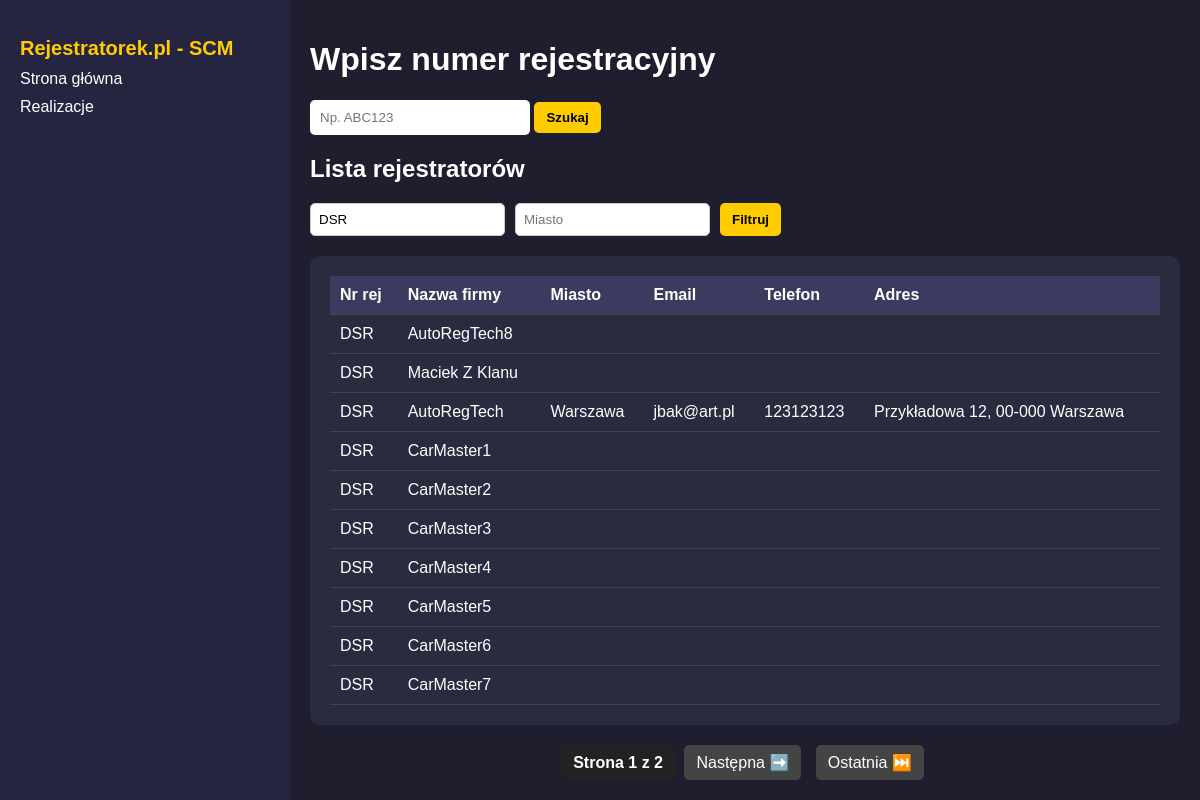
The page /sprawdz/?q=DSR on the database its author committed.
### rej_app/models.py (models this page shows, shortened)
class Rejestrator(models.Model):
    numer_rejestracyjny = models.CharField(max_length=50)
    rejestrator = models.CharField(max_length=100)
    miasto = models.CharField(max_length=100)
    email = models.CharField(max_length=500)
    telefon = models.CharField(max_length=100)
    adres = models.CharField(max_length=300)

### rej_app/views.py (the view)
# urls.py: path('sprawdz/', sprawdz_formularz, name='sprawdz_formularz'),
def sprawdz_formularz(request):
    nr_query = request.GET.get("q", "").upper().strip()
    miasto_query = request.GET.get("city", "").strip().title()
    rejestratorzy = Rejestrator.objects.all().order_by("numer_rejestracyjny")
    if nr_query or miasto_query:
        filters = Q()
        if nr_query:
            filters &= Q(numer_rejestracyjny__startswith=nr_query)
        if miasto_query:
            filters &= (
                Q(miasto__iexact=miasto_query) |
                Q(adres__icontains=miasto_query)
            )
        rejestratorzy = rejestratorzy.filter(filters)
    paginator = Paginator(rejestratorzy, 10)
    page_number = request.GET.get("page")
    rejestratorzy_page = paginator.get_page(page_number)
    if request.method == "POST":
        numer = request.POST.get("numer_rejestracyjny")
        return redirect("sprawdz_wynik", numer=numer)
    return render(
        request,
        "formularz.html",
        {
            "rejestratorzy": rejestratorzy_page,
            "query": nr_query,
            "miasto_query": miasto_query,
        }
    )

### rej_app/templates/formularz.html (shortened to what this page needs)
{% load static %}
<!DOCTYPE html>
<html lang="pl">
<head>
    <link rel="stylesheet" href="{% static 'css/style.css' %}">
</head>
<body>
    <div class="container">
        <div class="sidebar">
            <h2>Rejestratorek.pl - SCM</h2>
            <a href="{% url 'sprawdz_formularz' %}">Strona główna</a>
            <a href="{% url 'realizacje_lista' %}">Realizacje</a>
        </div>
        <div class="content">
            <h1>Wpisz numer rejestracyjny</h1>
            <form method="post" class="search-bar">
                <input type="text" name="numer_rejestracyjny" placeholder="Np. ABC123" required>
                <button type="submit" class="button-search">Szukaj</button>
            </form>
            <h2>Lista rejestratorów</h2>
            <form method="get" class="filter-form">
                <input type="text" name="q" placeholder="Numer rejestracyjny (np. DW)" value="{{ request.GET.q }}">
                <input type="text" name="city" placeholder="Miasto" value="{{ request.GET.city }}">
                <button type="submit">Filtruj</button>
            </form>
            <div class="table-container">
                <table>
                    <thead>
                        <tr>
                            <th>Nr rej</th>
                            <th>Nazwa firmy</th>
                            <th>Miasto</th>
                            <th>Email</th>
                            <th>Telefon</th>
                            <th>Adres</th>
                        </tr>
                    </thead>
                    <tbody>
                        {% for r in rejestratorzy %}
                        <tr>
                            <td>{{ r.numer_rejestracyjny }}</td>
                            <td>{{ r.rejestrator }}</td>
                            <td>{{ r.miasto }}</td>
                            <td>{{ r.email }}</td>
                            <td>{{ r.telefon }}</td>
                            <td>{{ r.adres }}</td>
                        </tr>
                        {% empty %}
                        <tr><td colspan="4">Brak danych</td></tr>
                        {% endfor %}
                    </tbody>
                </table>
            </div>
            <div class="pagination">
                <span>Strona {{ rejestratorzy.number }} z {{ rejestratorzy.paginator.num_pages }}</span>
                {% if rejestratorzy.has_next %}
                    <a href="?q={{ query }}&page={{ rejestratorzy.next_page_number }}">Następna ➡️</a>
                    <a href="?q={{ query }}&page={{ rejestratorzy.paginator.num_pages }}">Ostatnia ⏭️</a>
                {% endif %}
            </div>
        </div>
    </div>
</body>
</html>

### rej_app/static/css/style.css (style rules this page uses)
body { background-color: #1e1e2f; color: #fff; font-family: Arial, sans-serif; margin: 0; padding: 0; }
.container { display: flex; height: 100vh; }
.sidebar { width: 250px; background-color: #252542; padding: 20px; }
.sidebar h2 { font-size: 20px; margin-bottom: 10px; color: #ffcc00; }
.sidebar a { color: #fff; text-decoration: none; display: block; margin: 10px 0; }
.button-search { padding: 8px 12px; background-color: #ffcc00; color: black; border: none; border-radius: 5px; font-weight: bold; cursor: pointer; }
.content { flex-grow: 1; padding: 20px; }
.search-bar { margin-bottom: 20px; }
.search-bar input { padding: 10px; width: 200px; border: none; border-radius: 5px; }
.table-container { background-color: #2b2b40; padding: 20px; border-radius: 10px; }
table { width: 100%; border-collapse: collapse; }
th, td { padding: 10px; text-align: left; border-bottom: 1px solid #444; }
th { background-color: #3b3b5f; }
.filter-form { margin-bottom: 20px; display: flex; gap: 10px; }
.filter-form input { padding: 8px; border: 1px solid #ccc; border-radius: 5px; }
.filter-form button { padding: 8px 12px; background-color: #ffcc00; color: black; border: none; border-radius: 5px; font-weight: bold; cursor: pointer; }
.pagination { margin-top: 20px; text-align: center; }
.pagination a { display: inline-block; padding: 8px 12px; margin: 0 5px; text-decoration: none; background-color: #444; color: white; border-radius: 5px; }
.pagination span { font-weight: bold; padding: 8px 12px; background-color: #222; color: #fff; border-radius: 5px; }

### rows shown on the page
Rejestrator: numer_rejestracyjny "DSR", rejestrator "AutoRegTech8"
Rejestrator: numer_rejestracyjny "DSR", rejestrator "Maciek Z Klanu"
Rejestrator: numer_rejestracyjny "DSR", rejestrator "AutoRegTech", miasto "Warszawa", email "jbak@art.pl", telefon "123123123", adres "Przykładowa 12, 00-000 Warszawa"
Rejestrator: numer_rejestracyjny "DSR", rejestrator "CarMaster1"
Rejestrator: numer_rejestracyjny "DSR", rejestrator "CarMaster2"
Rejestrator: numer_rejestracyjny "DSR", rejestrator "CarMaster3"
Rejestrator: numer_rejestracyjny "DSR", rejestrator "CarMaster4"
Rejestrator: numer_rejestracyjny "DSR", rejestrator "CarMaster5"
Rejestrator: numer_rejestracyjny "DSR", rejestrator "CarMaster6"
Rejestrator: numer_rejestracyjny "DSR", rejestrator "CarMaster7"

### other values the page prints
{{ rejestratorzy.number }} "1"
{{ rejestratorzy.paginator.num_pages }} "2"
